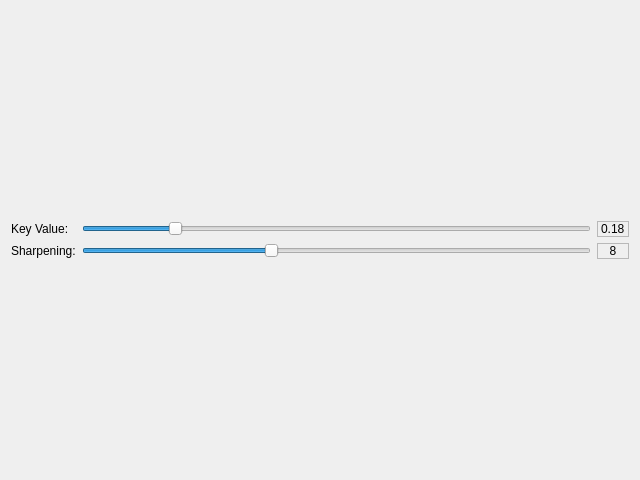
<?xml version="1.0" encoding="UTF-8"?>
<ui version="4.0">
 <class>ReinhardLocalOperator</class>
 <widget class="QWidget" name="ReinhardLocalOperator">
  <property name="geometry">
   <rect>
    <x>0</x>
    <y>0</y>
    <width>640</width>
    <height>480</height>
   </rect>
  </property>
  <property name="windowTitle">
   <string>ReinhardLocalOperator</string>
  </property>
  <property name="locale">
   <locale language="English" country="UnitedStates"/>
  </property>
  <layout class="QVBoxLayout" name="verticalLayout">
   <item>
    <layout class="QGridLayout" name="gridLayout">
     <item row="0" column="1">
      <widget class="QSlider" name="keyValueSlider">
       <property name="minimum">
        <number>1</number>
       </property>
       <property name="maximum">
        <number>99</number>
       </property>
       <property name="value">
        <number>18</number>
       </property>
       <property name="orientation">
        <enum>Qt::Horizontal</enum>
       </property>
      </widget>
     </item>
     <item row="0" column="0">
      <widget class="QLabel" name="keyValueLabel">
       <property name="text">
        <string>Key Value:</string>
       </property>
      </widget>
     </item>
     <item row="0" column="2">
      <widget class="QLabel" name="keyValue">
       <property name="frameShape">
        <enum>QFrame::StyledPanel</enum>
       </property>
       <property name="frameShadow">
        <enum>QFrame::Sunken</enum>
       </property>
       <property name="text">
        <string>0.18</string>
       </property>
      </widget>
     </item>
     <item row="1" column="0">
      <widget class="QLabel" name="sharpeningLabel">
       <property name="text">
        <string>Sharpening:</string>
       </property>
      </widget>
     </item>
     <item row="1" column="1">
      <widget class="QSlider" name="sharpeningSlider">
       <property name="minimum">
        <number>1</number>
       </property>
       <property name="maximum">
        <number>20</number>
       </property>
       <property name="value">
        <number>8</number>
       </property>
       <property name="orientation">
        <enum>Qt::Horizontal</enum>
       </property>
      </widget>
     </item>
     <item row="1" column="2">
      <widget class="QLabel" name="sharpening">
       <property name="frameShape">
        <enum>QFrame::StyledPanel</enum>
       </property>
       <property name="frameShadow">
        <enum>QFrame::Sunken</enum>
       </property>
       <property name="text">
        <string>8</string>
       </property>
       <property name="alignment">
        <set>Qt::AlignCenter</set>
       </property>
      </widget>
     </item>
    </layout>
   </item>
  </layout>
 </widget>
 <resources/>
 <connections/>
</ui>
